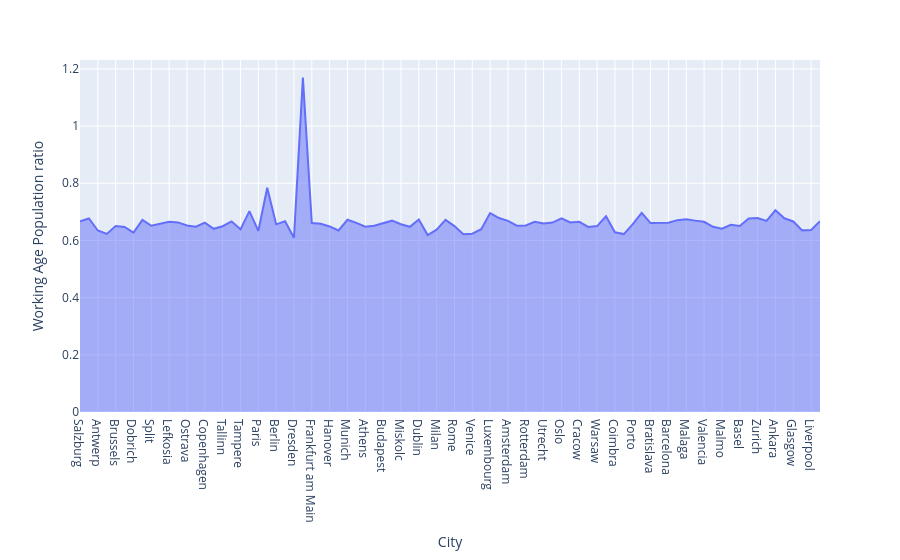

The code cell stored with this chart in its notebook:
### Code cell
fig = px.area(data_frame=data_copy, x='City', y='Working Age Population ratio')
fig.show()

### Figure 1 — Plotly figure (JSON) as saved in the notebook; plotly's stock layout.template omitted (floating-point values rounded to 4 significant figures)
{"data": [{"fillpattern": {"shape": ""}, "hovertemplate": "City=%{x}<br>Working Age Population ratio=%{y}<extra></extra>", "legendgroup": "", "line": {"color": "#636efa"}, "marker": {"symbol": "circle"}, "mode": "lines", "name": "", "orientation": "v", "showlegend": false, "stackgroup": "1", "type": "scatter", "x": ["Salzburg", "Vienna", "Antwerp", "Bruges", "Brussels", "Gent", "Dobrich", "Sofia", "Split", "Zagreb", "Lefkosia", "Lemesos", "Ostrava", "Prague", "Copenhagen", "Odense", "Tallinn", "Helsinki", "Tampere", "Lyon", "Paris", "Toulouse", "Berlin", "Cologne", "Dresden", "Dusseldorf", "Frankfurt am Main", "Hamburg", "Hanover", "Leipzig", "Munich", "Stuttgart", "Athens", "Thessaloniki", "Budapest", "Debrecen", "Miskolc", "Cork", "Dublin", "Florence", "Milan", "Naples", "Rome", "Turin", "Venice", "Riga", "Luxembourg", "Malta", "Amsterdam", "Eindhoven", "Rotterdam", "The Hague", "Utrecht", "Bergen", "Oslo", "Stavanger", "Cracow", "Lodz", "Warsaw", "Braga", "Coimbra", "Lisbon", "Porto", "Giroc", "Bratislava", "Ljubljana", "Barcelona", "Madrid", "Malaga", "Seville", "Valencia", "Gothenburg", "Malmo", "Stockholm", "Basel", "Geneva", "Zurich", "Adana", "Ankara", "Edinburgh", "Glasgow", "Leeds", "Liverpool", "London"], "xaxis": "x", "y": [0.6671, 0.6767, 0.6347, 0.6229, 0.6508, 0.647, 0.6274, 0.6719, 0.6513, 0.6577, 0.665, 0.6632, 0.6526, 0.648, 0.6624, 0.6406, 0.6498, 0.6667, 0.6388, 0.7025, 0.6332, 0.7845, 0.6563, 0.6668, 0.6091, 1.17, 0.6609, 0.6582, 0.649, 0.6349, 0.6724, 0.6614, 0.6479, 0.6516, 0.6607, 0.6692, 0.6569, 0.6477, 0.6733, 0.6187, 0.6378, 0.6718, 0.6502, 0.6216, 0.6235, 0.6392, 0.6955, 0.6782, 0.6686, 0.6514, 0.6522, 0.6652, 0.659, 0.6625, 0.6772, 0.6627, 0.6653, 0.6474, 0.6501, 0.6847, 0.6284, 0.6222, 0.6568, 0.6962, 0.6608, 0.6617, 0.6616, 0.6709, 0.6738, 0.6693, 0.6652, 0.6477, 0.6413, 0.6545, 0.6508, 0.6769, 0.6783, 0.6684, 0.7056, 0.6776, 0.6665, 0.6353, 0.6366, 0.6675], "yaxis": "y"}], "layout": {"legend": {"tracegroupgap": 0}, "margin": {"t": 60}, "xaxis": {"anchor": "y", "domain": [0, 1], "title": {"text": "City"}}, "yaxis": {"anchor": "x", "domain": [0, 1], "title": {"text": "Working Age Population ratio"}}}}
